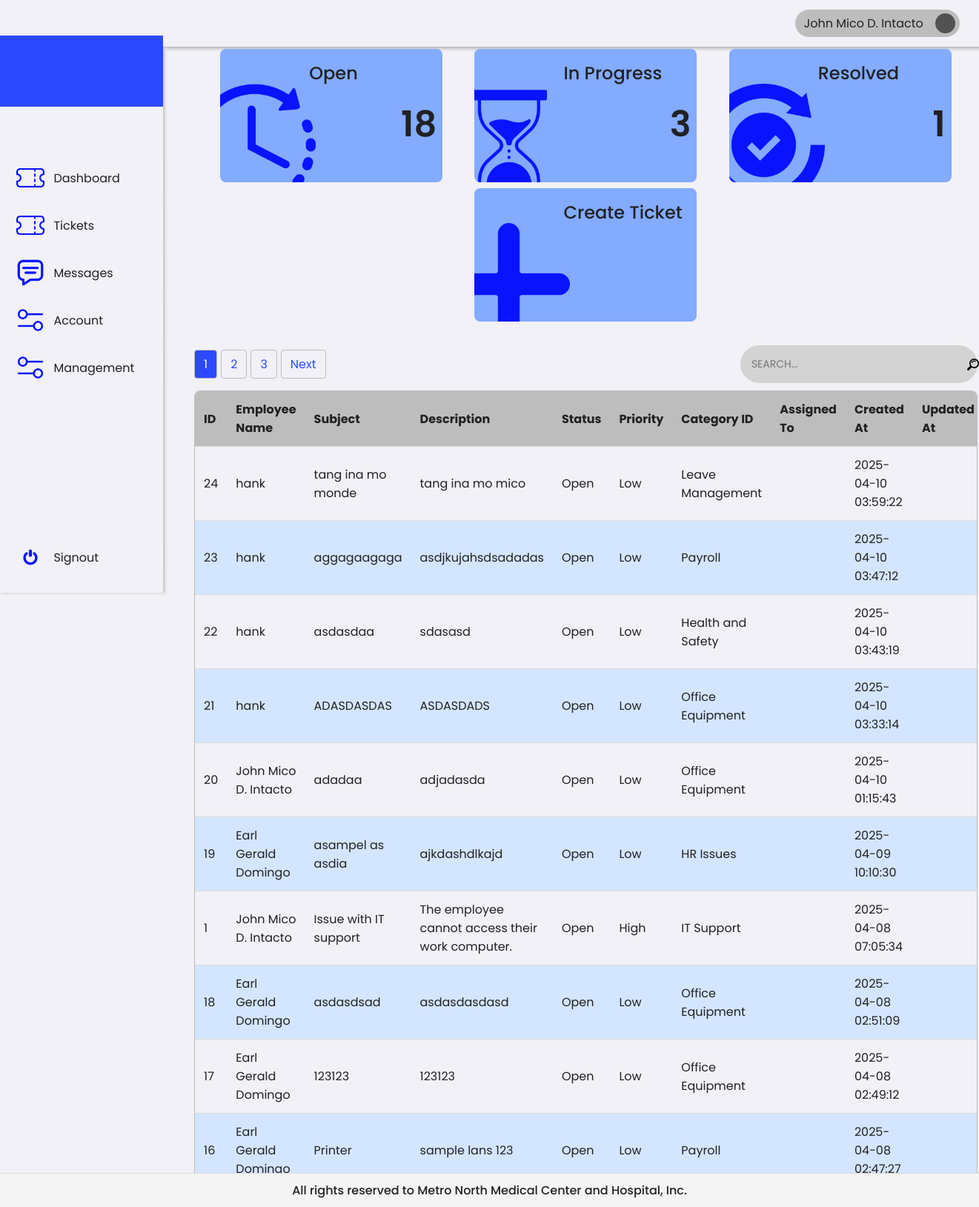
/1/hrAdmin/ticket.php (signed in), run on the app's committed database.
### tables this page shows
CREATE TABLE `tickets` (
  `id` int(11) NOT NULL,
  `employee_id` int(11) NOT NULL,
  `subject` varchar(255) NOT NULL,
  `description` text NOT NULL,
  `status` enum('Open','In Progress','Resolved','Closed') DEFAULT 'Open',
  `priority` enum('Low','Medium','High') DEFAULT 'Low',
  `category_id` int(11) NOT NULL,
  `assigned_to` int(11) DEFAULT NULL,
  `created_at` timestamp NOT NULL DEFAULT current_timestamp(),
  `updated_at` timestamp NULL DEFAULT NULL
);

CREATE TABLE `users` (
  `id` int(11) NOT NULL,
  `name` varchar(255) NOT NULL,
  `email` varchar(255) NOT NULL,
  `password` varchar(255) NOT NULL,
  `role` enum('Employee','HR','Admin','Disable') NOT NULL,
  `department` varchar(255) DEFAULT NULL,
  `status` enum('Active','Inactive') NOT NULL,
  `created_at` timestamp NOT NULL DEFAULT current_timestamp()
);

CREATE TABLE `categories` (
  `id` int(11) NOT NULL,
  `name` varchar(255) NOT NULL
);

### 0/includes/platesCount.php (called while the page is built, shortened)
<?php
try {
    require '../../0/includes/db.php';
    $statusCounts = [
        'Open' => 0,
        'In Progress' => 0,
        'Resolved' => 0
    ];
    $sql = "SELECT status, COUNT(*) AS count FROM tickets WHERE status IN ('Open', 'In Progress', 'Resolved') GROUP BY status";
    $stmt = $pdo->query($sql);
    $results = $stmt->fetchAll(PDO::FETCH_ASSOC);
    foreach ($results as $row) {
        $statusCounts[$row['status']] = $row['count'];
    }
} catch (PDOException $e) {
    die("Database connection failed: " . $e->getMessage());
}
?>

### 0/includes/adminTableQuery.php (called while the page is built, shortened)
<?php
try {
    require '../../0/includes/db.php';
    require 'platesCount.php';
    $limit = 10;
    $page = isset($_GET['page']) && is_numeric($_GET['page']) ? (int)$_GET['page'] : 1;
    $offset = ($page - 1) * $limit;
    $countSql = "SELECT COUNT(*) FROM tickets";
    $stmt = $pdo->query($countSql);
    $totalRecords = $stmt->fetchColumn();
    $totalPages = ceil($totalRecords / $limit);
    $sql = "SELECT
                t.id,
                e.name AS employee_name,
                t.subject,
                t.description,
                t.status,
                t.priority,
                c.name AS category_name,
                a.name AS assigned_to_name,
                t.created_at,
                t.updated_at
            FROM tickets t
            LEFT JOIN users e ON t.employee_id = e.id
            LEFT JOIN users a ON t.assigned_to = a.id
            LEFT JOIN categories c ON t.category_id = c.id
            ORDER BY t.created_at DESC
            LIMIT :limit OFFSET :offset";
    $stmt = $pdo->prepare($sql);
    $stmt->bindParam(':limit', $limit, PDO::PARAM_INT);
    $stmt->bindParam(':offset', $offset, PDO::PARAM_INT);
    $stmt->execute();
    $tickets = $stmt->fetchAll(PDO::FETCH_ASSOC);
} catch (PDOException $e) {
    die("Database connection failed: " . $e->getMessage());
}

### 1/hrAdmin/ticket.php (the view, shortened to what this page needs)
<?php
require_once '../../0/includes/employeeTicket.php';
require_once '../../0/includes/adminTableQuery.php';
?>
<!DOCTYPE html>
<html lang="en">
<head>
    <link rel="stylesheet" href="../../assets/css/framework.css">
</head>
<body>
    <div class="container">
        <div class="sideNav">
            <div class="sideNavLogo img-cover"></div>
            <div class="navBtn">
                <div class="navBtnIcon img-contain" style="background-image: url(../../assets/images/icons/ticket.png);"></div>
                <a href="dashboard.php">Dashboard</a>
            </div>
            <div class="navBtn">
                <div class="navBtnIcon img-contain" style="background-image: url(../../assets/images/icons/ticket.png);"></div>
                <a href="ticket.php">Tickets</a>
            </div>
            <div class="navBtn">
                <div class="navBtnIcon img-contain" style="background-image: url(../../assets/images/icons/chat.png);"></div>
                <a href="message.php">Messages</a>
            </div>
            <div class="navBtn">
                <div class="navBtnIcon img-contain" style="background-image: url(../../assets/images/icons/settings.png);"></div>
                <a href="account.php">Account</a>
            </div>
            <div class="navBtn">
                <div class="navBtnIcon img-contain" style="background-image: url(../../assets/images/icons/settings.png);"></div>
                <a href="management.php">Management</a>
            </div>
            <div class="navBtn">
                <div class="navBtnIcon img-contain" style="background-image: url(../../assets/images/icons/switch.png);"></div>
                <a href="../../0/includes/signout.php">Signout</a>
            </div>
        </div>
        <div class="content">
            <div class="topNav">
                <div class="account">
                    <div class="accountName">John Doe</div>
                    <div class="accountIcon img-contain"></div>
                </div>
            </div>
            <div class="row plateRow">
            <div class="col plate" id="plate1" data-status="Open">
        <div class="plateIcon" style="background-image: url(../../assets/images/icons/time-left.png);"></div>
        <div class="plateContent">
            <div class="plateTitle">Open</div>
            <div class="plateValue"><?= htmlspecialchars($statusCounts['Open']) ?></div>
        </div>
    </div>
    <div class="col plate" id="plate2" data-status="In Progress">
        <div class="plateIcon" style="background-image: url(../../assets/images/icons/hourglass.png);"></div>
        <div class="plateContent">
            <div class="plateTitle">In Progress</div>
            <div class="plateValue"><?= htmlspecialchars($statusCounts['In Progress']) ?></div>
        </div>
    </div>
    <div class="col plate" id="plate3" data-status="Resolved">
        <div class="plateIcon" style="background-image: url(../../assets/images/icons/ethics.png);"></div>
        <div class="plateContent">
            <div class="plateTitle">Resolved</div>
            <div class="plateValue"><?= htmlspecialchars($statusCounts['Resolved']) ?></div>
        </div>
    </div>
                <div class="col plate" id="plate4">
                    <div class="plateIcon" style="background-image: url(../../assets/images/icons/add.png);"></div>
                    <div class="plateContent">
                        <div class="plateTitle">Create Ticket</div>
                        <div class="plateValue"></div>
                    </div>
                </div>
            </div>
            <div class="pagination-wrapper">
                <div class="pagination">
                    <?php for ($i = 1; $i <= $totalPages; $i++): ?>
                        <a href="?page=<?= $i ?>" class="<?= $i == $page ? 'active' : '' ?>"><?= $i ?></a>
                    <?php endfor; ?>
                    <?php if ($page < $totalPages): ?>
                        <a href="?page=<?= $page + 1 ?>" class="next">Next</a>
                    <?php endif; ?>
                </div>
                <div class="search-container">
                    <input type="text" id="searchInput" placeholder="SEARCH..." class="search-input">
                    <div class="search-icon">
                        <img src="../../assets/images/icons/search.png" alt="Search">
                    </div>
                </div>
            </div>
            <div class="tableContainer">
            <table id="ticketTable">
        <thead>
            <tr>
                <th>ID <i class="fas fa-sort"></i></th>
                <th>Employee Name <i class="fas fa-sort"></i></th>
                <th>Subject <i class="fas fa-sort"></i></th>
                <th>Description <i class="fas fa-sort"></i></th>
                <th>Status <i class="fas fa-sort"></i></th>
                <th>Priority <i class="fas fa-sort"></i></th>
                <th>Category ID <i class="fas fa-sort"></i></th>
                <th>Assigned To <i class="fas fa-sort"></i></th>
                <th>Created At <i class="fas fa-sort"></i></th>
                <th>Updated At <i class="fas fa-sort"></i></th>
            </tr>
        </thead>
        <tbody>
            <?php if (!empty($tickets)): ?>
                <?php foreach ($tickets as $ticket): ?>
                    <tr data-status="<?= htmlspecialchars($ticket['status']) ?>">
                        <td><?= htmlspecialchars($ticket['id']) ?></td>
                        <td><?= htmlspecialchars($ticket['employee_name']) ?></td>
                        <td><?= htmlspecialchars($ticket['subject']) ?></td>
                        <td><?= htmlspecialchars($ticket['description']) ?></td>
                        <td><?= htmlspecialchars($ticket['status']) ?></td>
                        <td><?= htmlspecialchars($ticket['priority']) ?></td>
                        <td><?= htmlspecialchars($ticket['category_name']) ?></td>
                        <td><?= htmlspecialchars($ticket['assigned_to_name']) ?></td>
                        <td><?= htmlspecialchars($ticket['created_at']) ?></td>
                        <td><?= htmlspecialchars($ticket['updated_at']) ?></td>
                    </tr>
                <?php endforeach; ?>
            <?php else: ?>
                <tr>
                    <td colspan="10" style="text-align: center;">No tickets found</td>
                </tr>
            <?php endif; ?>
        </tbody>
    </table>
            </div>
        </div>
    </div>
    <footer class="footer-messages">
        <p>All rights reserved to Metro North Medical Center and Hospital, Inc.</p>
    </footer>
</body>
</html>c

### assets/css/framework.css (style rules this page uses)
:root { --white: #f6f6ff; --neutral-100: #f1f1f7; --neutral-200: #dcdcdc; --neutral-300: #bdbdbd; --neutral-400: #989898; --neutral-500: #7c7c7c; --neutral-600: #656565; --neutral-700: #525252; --neutral-800: #464646; --neutral-900: #3d3d3d; --neutral-950: #292929; --black: #212124; --primary-50: #e7f2ff; --primary-100: #d4e5ff; --primary-200: #b2cdff; --primary-300: #83abff; --primary-400: #537aff; --primary-500: #2c49ff; --primary-600: #0913ff; --primary-700: #0008ff; --primary-800: #040ecf; --primary-900: #0c158a; --primary-950: #080b5e; --secondary-50: #fefaec; --secondary-100: #fbf1ca; --secondary-200: #f8e38f; --secondary-300: #f3cb45; --secondary-400: #f1bc2e; --secondary-500: #ea9c16; --secondary-600: #cf7710; --secondary-700: #ac5511; --secondary-800: #8c4214; --secondary-900: #733614; --secondary-950: #421b06; --danger: #c53d3d; --danger-highlight: #ff6161; --warning: #eebf68; --approve: #89dc79; --fast: 128ms; --normal: 256ms; --slow: 512ms; }
* { margin: 0; padding: 0;; box-sizing: border-box;; font-family: 'Poppins', sans-serif; font-size: 16px; color: var(--black); cursor: default; }
body { display: flex; flex-direction: column; background-color: var(--neutral-100); }
.col { display: flex; flex-direction: column; }
.row { display: flex; flex-direction: row; }
.container { display: flex; flex-direction: column; align-items: center; justify-content: center; }
.sideNavLogo { height: 96px; width: 100%; background-color: var(--primary-500); margin: 32px 0 64px 0; }
.sideNav { position: fixed; left: 0; top: 0; display: flex; flex-direction: column; width: 220px; height: 100vh; border-color: var(--primary-400); background-color: var(--neutral-100); box-shadow: 2px 0 4px 0 var(--neutral-300); padding: 16px 0; }
.sideNav >.navBtn:last-child { margin-top: auto; }
.navBtn { display: flex; flex-direction: row; align-items: center; height: 48px; width: 100%; border: none; margin: 8px 0; padding: 0 8px 0 22px; gap: 12px; cursor: pointer; transition: var(--fast); border-right: 2px solid var(--white); }
.navBtn > * { cursor: pointer; }
.navBtnIcon { display: flex; justify-content: center; align-items: center; height: 80%; aspect-ratio: 1/1; }
.navBtn > a { display: flex; align-items: center; text-decoration: none; color: var(--black); font-size: 16px; }
.topNav { position: fixed; top: 0; display: flex; flex-direction: row; align-items: center; justify-content: flex-end; padding: 0 clamp(4px, 2%, 36px) 0 0; height: 64px; border-bottom: 1px solid var(--neutral-300); background-color: var(--neutral-100); box-shadow: 4px 2px 4px 0 var(--neutral-300); }
.account { display: flex; flex-direction: row; align-items: center; gap: 16px; cursor: pointer; height: 60%; background-color: var(--neutral-300); padding: 4px 6px 4px 12px; border-radius: 999px; cursor: pointer; }
.account > * { cursor: pointer; }
.accountIcon { background-color: var(--neutral-700); height: 90%; aspect-ratio: 1/1; border-radius: 50%; }
.img-contain { background-size: contain; background-position: center center; background-repeat: no-repeat; }
.img-cover { background-size: cover; background-position: center center; background-repeat: no-repeat; }

### data on the page
tickets: id "24", employee.name "hank", subject "tang ina mo monde", description "tang ina mo mico", status "Open", priority "Low", category.name "Leave Management", created_at "2025-04-10 03:59:22"
tickets: id "23", employee.name "hank", subject "aggagaagaga", description "asdjkujahsdsadadas", status "Open", priority "Low", category.name "Payroll", created_at "2025-04-10 03:47:12"
tickets: id "22", employee.name "hank", subject "asdasdaa", description "sdasasd", status "Open", priority "Low", category.name "Health and Safety", created_at "2025-04-10 03:43:19"
tickets: id "21", employee.name "hank", subject "ADASDASDAS", description "ASDASDADS", status "Open", priority "Low", category.name "Office Equipment", created_at "2025-04-10 03:33:14"
tickets: id "20", employee.name "John Mico D. Intacto", subject "adadaa", description "adjadasda", status "Open", priority "Low", category.name "Office Equipment", created_at "2025-04-10 01:15:43"
tickets: id "19", employee.name "Earl Gerald Domingo", subject "asampel as asdia", description "ajkdashdlkajd", status "Open", priority "Low", category.name "HR Issues", created_at "2025-04-09 10:10:30"
tickets: id "1", employee.name "John Mico D. Intacto", subject "Issue with IT support", description "The employee cannot access their work computer.", status "Open", priority "High", category.name "IT Support", created_at "2025-04-08 07:05:34"
tickets: id "18", employee.name "Earl Gerald Domingo", subject "asdasdsad", description "asdasdasdasd", status "Open", priority "Low", category.name "Office Equipment", created_at "2025-04-08 02:51:09"
tickets: id "17", employee.name "Earl Gerald Domingo", subject "123123", description "123123", status "Open", priority "Low", category.name "Office Equipment", created_at "2025-04-08 02:49:12"
tickets: id "16", employee.name "Earl Gerald Domingo", subject "Printer", description "sample lans 123", status "Open", priority "Low", category.name "Payroll", created_at "2025-04-08 02:47:27"

### other printed values
$statusCounts['Open'] "18"
$statusCounts['In Progress'] "3"
$statusCounts['Resolved'] "1"
